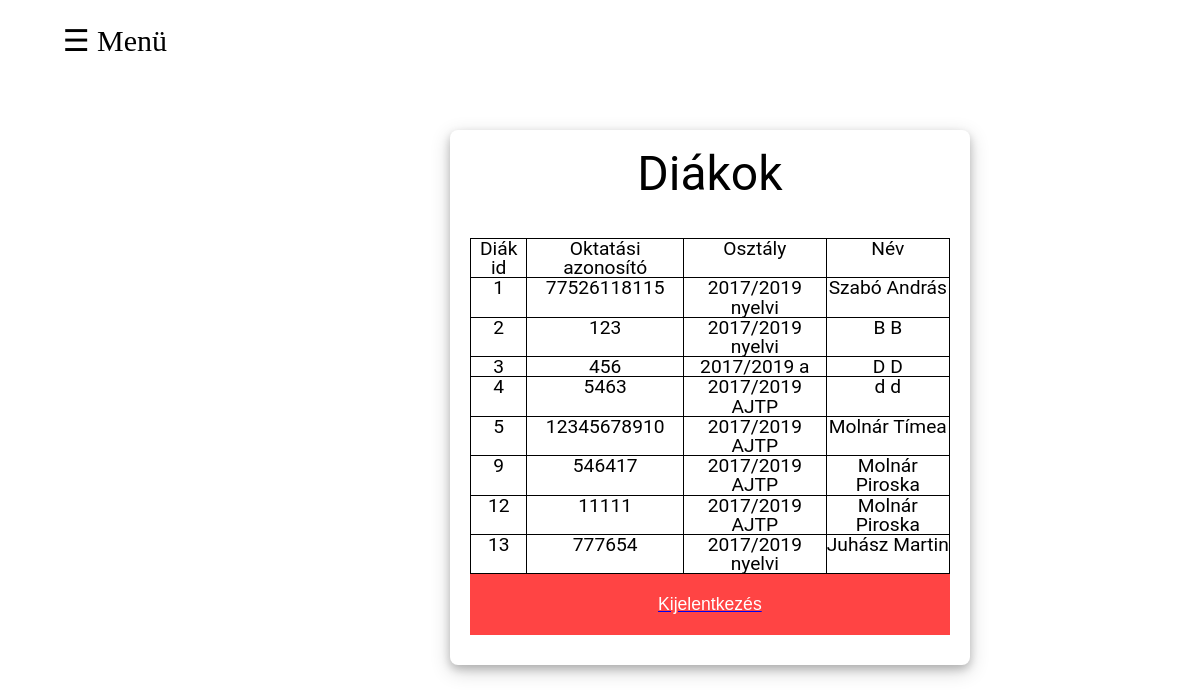
The app's page /admin/diakok.php with its own data.
### tables this page shows
CREATE TABLE IF NOT EXISTS `diakok` (
  `diakid` int(11) NOT NULL AUTO_INCREMENT,
  `osztalyid` int(11) NOT NULL,
  `vezeteknev` varchar(25) NOT NULL,
  `keresztnev` varchar(25) NOT NULL,
  `oktatasi_azon` bigint(11) NOT NULL COMMENT 'bejelentkezéshez',
  `jelszo` varchar(100) NOT NULL,
  PRIMARY KEY (`diakid`),
  UNIQUE KEY `oktatasi_azon` (`oktatasi_azon`),
  KEY `osztalyid` (`osztalyid`)
);

CREATE TABLE IF NOT EXISTS `osztalyok` (
  `osztalyid` int(11) NOT NULL AUTO_INCREMENT,
  `kezdeseve` int(11) NOT NULL,
  `vegzeseve` int(11) NOT NULL,
  `megnevezes` varchar(25) NOT NULL,
  PRIMARY KEY (`osztalyid`)
);

### admin/diakok.php (the view, shortened to what this page needs)
<?php
require '..\kapcsolodas.php';
?>
<!DOCTYPE html>
<html>
<head>
     <link rel="stylesheet" type="text/css" href="../css/style.css">
</head>
<body>
    <div class="grid-kontener">
        <div id="main">
            <span id="kurzor" onclick="menuMegnyit()">&#9776; Menü</span>
        </div>
        <div class="kozpont">
            <div class="urlapkinezet">
                <h1>Diákok</h1>
				<?php
				$sql="select diakok.diakid,diakok.oktatasi_azon, diakok.vezeteknev,diakok.keresztnev,osztalyok.kezdeseve,osztalyok.vegzeseve,osztalyok.megnevezes from diakok,osztalyok where diakok.osztalyid=osztalyok.osztalyid";
				$parancs=$conn->query($sql);
				if($parancs->num_rows==0){
					echo "Jelenleg nincsenek megjelenítendő diákok!";
				}
				else{
					echo "<table>";
					echo "<tr>";
					echo "<th>Diák id </th>";
					echo "<th>Oktatási azonosító </th>";
					echo "<th>Osztály</th>";
					echo "<th>Név</th>";
					echo "</tr>";
					while($sor=mysqli_fetch_assoc($parancs)){
						?><tr class="kattinthato" onmousedown="$.redirect('diakszerkeszt.php',{diakid:<?php echo $sor['diakid']?>})"><?php
						echo "<td>".$sor['diakid']."</td>";
						echo "<td>".$sor['oktatasi_azon']."</td>";
						echo "<td>".$sor['kezdeseve']."/".$sor['vegzeseve']." ".$sor['megnevezes']."</td>";
						echo "<td>".$sor['vezeteknev']." ".$sor['keresztnev']."</td>";
						echo "</tr>";
					}
					echo "</table>";
				}
				?>
                <div>
                    <a href="kijelentkezes.php"><button class="btn btn-danger gomb" name="logout" />Kijelentkezés</button></a>
                </div>
            </div>
        </div>
</body>
</html>

### css/style.css (style rules this page uses)
html, body, div, span, applet, object, iframe, h1, h2, h3, h4, h5, h6, p, blockquote, pre, a, abbr, acronym, address, big, cite, code, del, dfn, em, img, ins, kbd, q, s, samp, small, strike, strong, sub, sup, tt, var, b, u, i, center, dl, dt, dd, ol, ul, li, fieldset, form, label, legend, table, caption, tbody, tfoot, thead, tr, th, td, article, aside, canvas, details, embed, figure, figcaption, footer, header, hgroup, menu, nav, output, ruby, section, summary, time, mark, audio, video { margin: 0; padding: 0; border: 0; font-size: 100%; font: inherit; vertical-align: baseline; }
body { line-height: 1; }
table { border-collapse: collapse; border-spacing: 0; }
#kurzor { font-size: 30px; cursor: pointer; }
.grid-kontener { display: grid; grid-template-columns: auto auto auto auto auto auto; grid-gap: 10px; padding: 10px; }
.grid-kontener > div { text-align: center; padding: 20px 0; font-size: 30px; }
.kozpont { grid-area: 1 / 2 / 5 / 8; }
#main { -webkit-transition: margin-left .5s; transition: margin-left .5s; padding: 16px; }
.urlapkinezet { max-width: 40vw; padding: 10px 20px; background: white; margin: 100px auto; padding: 20px; border-radius: 8px; font-family: 'Roboto', sans-serif; box-shadow: 0 4px 8px 0 rgba(0, 0, 0, 0.2), 0 6px 20px 0 rgba(0, 0, 0, 0.19); font-size: 1.2rem; }
h1 { text-align: center; font-size: 3rem; margin-bottom: 2.5rem; }
.gomb { position: relative; display: block; padding: 20px 0; color: #FFF; margin: 0 auto; background: #ff4444; font-size: 18px; text-align: center; font-style: normal; width: 100%; margin-bottom: 10px; }
.btn { border-radius: 0px; border: 0; font-size:1.1rem; width: 100%; }
table, th, td { border: 1px solid black; }
.kattinthato { cursor:pointer; }

### records on screen
diakok: diakid "1", oktatasi_azon "77526118115", osztalyid.kezdeseve "2017", osztalyid.vegzeseve "2019", osztalyid.megnevezes "nyelvi", vezeteknev "Szabó", keresztnev "András"
diakok: diakid "2", oktatasi_azon "123", osztalyid.kezdeseve "2017", osztalyid.vegzeseve "2019", osztalyid.megnevezes "nyelvi", vezeteknev "B", keresztnev "B"
diakok: diakid "3", oktatasi_azon "456", osztalyid.kezdeseve "2017", osztalyid.vegzeseve "2019", osztalyid.megnevezes "a", vezeteknev "D", keresztnev "D"
diakok: diakid "4", oktatasi_azon "5463", osztalyid.kezdeseve "2017", osztalyid.vegzeseve "2019", osztalyid.megnevezes "AJTP", vezeteknev "d", keresztnev "d"
diakok: diakid "5", oktatasi_azon "12345678910", osztalyid.kezdeseve "2017", osztalyid.vegzeseve "2019", osztalyid.megnevezes "AJTP", vezeteknev "Molnár", keresztnev "Tímea"
diakok: diakid "9", oktatasi_azon "546417", osztalyid.kezdeseve "2017", osztalyid.vegzeseve "2019", osztalyid.megnevezes "AJTP", vezeteknev "Molnár", keresztnev "Piroska"
diakok: diakid "12", oktatasi_azon "11111", osztalyid.kezdeseve "2017", osztalyid.vegzeseve "2019", osztalyid.megnevezes "AJTP", vezeteknev "Molnár", keresztnev "Piroska"
diakok: diakid "13", oktatasi_azon "777654", osztalyid.kezdeseve "2017", osztalyid.vegzeseve "2019", osztalyid.megnevezes "nyelvi", vezeteknev "Juhász", keresztnev "Martin"
